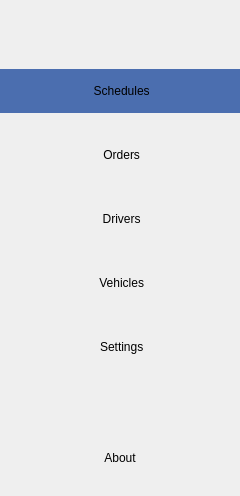
<?xml version="1.0" encoding="UTF-8"?>
<ui version="4.0">
 <class>IndexWidget</class>
 <widget class="QWidget" name="IndexWidget">
  <property name="minimumSize">
   <size>
    <width>240</width>
    <height>0</height>
   </size>
  </property>
  <property name="windowTitle">
   <string>IndexWidget</string>
  </property>
  <layout class="QVBoxLayout" name="indexWidgetLayout">
   <property name="spacing">
    <number>20</number>
   </property>
   <property name="leftMargin">
    <number>0</number>
   </property>
   <property name="rightMargin">
    <number>0</number>
   </property>
   <item>
    <spacer name="vspacer1">
     <property name="orientation">
      <enum>Qt::Vertical</enum>
     </property>
     <property name="sizeType">
      <enum>QSizePolicy::Fixed</enum>
     </property>
     <property name="sizeHint" stdset="0">
      <size>
       <width>195</width>
       <height>7</height>
      </size>
     </property>
    </spacer>
   </item>
   <item alignment="Qt::AlignHCenter|Qt::AlignVCenter">
    <widget class="QLabel" name="logoLabel">
     <property name="text">
      <string/>
     </property>
     <property name="pixmap">
      <pixmap>../Icons/RRTFLogo.png</pixmap>
     </property>
    </widget>
   </item>
   <item>
    <spacer name="vspacer2">
     <property name="orientation">
      <enum>Qt::Vertical</enum>
     </property>
     <property name="sizeType">
      <enum>QSizePolicy::Fixed</enum>
     </property>
     <property name="sizeHint" stdset="0">
      <size>
       <width>195</width>
       <height>17</height>
      </size>
     </property>
    </spacer>
   </item>
   <item>
    <widget class="QPushButton" name="schedulesButton">
     <property name="minimumSize">
      <size>
       <width>0</width>
       <height>44</height>
      </size>
     </property>
     <property name="font">
      <font>
       <family>Segoe UI</family>
       <pointsize>9</pointsize>
      </font>
     </property>
     <property name="styleSheet">
      <string notr="true">QPushButton {
	color: rgb(0, 0, 0);
	border: none;
}

QPushButton::checked {
	background-color:rgb(75, 110, 175);
}</string>
     </property>
     <property name="text">
      <string> Schedules</string>
     </property>
     <property name="icon">
      <iconset>
       <normaloff>D:/jacbo/Downloads/calendar.png</normaloff>D:/jacbo/Downloads/calendar.png</iconset>
     </property>
     <property name="checkable">
      <bool>true</bool>
     </property>
     <property name="checked">
      <bool>true</bool>
     </property>
     <property name="autoExclusive">
      <bool>true</bool>
     </property>
    </widget>
   </item>
   <item>
    <widget class="QPushButton" name="ordersButton">
     <property name="minimumSize">
      <size>
       <width>0</width>
       <height>44</height>
      </size>
     </property>
     <property name="font">
      <font>
       <family>Segoe UI</family>
       <pointsize>9</pointsize>
      </font>
     </property>
     <property name="styleSheet">
      <string notr="true">QPushButton {
	color: rgb(0, 0, 0);
	border: none;
}

QPushButton::checked {
	background-color:rgb(75, 110, 175);
}</string>
     </property>
     <property name="text">
      <string> Orders</string>
     </property>
     <property name="icon">
      <iconset>
       <normaloff>D:/jacbo/Downloads/clipboard.png</normaloff>D:/jacbo/Downloads/clipboard.png</iconset>
     </property>
     <property name="iconSize">
      <size>
       <width>23</width>
       <height>23</height>
      </size>
     </property>
     <property name="checkable">
      <bool>true</bool>
     </property>
     <property name="autoExclusive">
      <bool>true</bool>
     </property>
    </widget>
   </item>
   <item>
    <widget class="QPushButton" name="driversButton">
     <property name="minimumSize">
      <size>
       <width>0</width>
       <height>44</height>
      </size>
     </property>
     <property name="font">
      <font>
       <family>Segoe UI</family>
       <pointsize>9</pointsize>
      </font>
     </property>
     <property name="styleSheet">
      <string notr="true">QPushButton {
	color: rgb(0, 0, 0);
	border: none;
}

QPushButton::checked {
	background-color:rgb(75, 110, 175);
}</string>
     </property>
     <property name="text">
      <string> Drivers</string>
     </property>
     <property name="icon">
      <iconset>
       <normaloff>D:/jacbo/Downloads/driver.png</normaloff>D:/jacbo/Downloads/driver.png</iconset>
     </property>
     <property name="iconSize">
      <size>
       <width>21</width>
       <height>21</height>
      </size>
     </property>
     <property name="checkable">
      <bool>true</bool>
     </property>
     <property name="autoExclusive">
      <bool>true</bool>
     </property>
    </widget>
   </item>
   <item>
    <widget class="QPushButton" name="vehiclesButton">
     <property name="minimumSize">
      <size>
       <width>0</width>
       <height>44</height>
      </size>
     </property>
     <property name="font">
      <font>
       <family>Segoe UI</family>
       <pointsize>9</pointsize>
      </font>
     </property>
     <property name="styleSheet">
      <string notr="true">QPushButton {
	color: rgb(0, 0, 0);
	border: none;
}

QPushButton::checked {
	background-color:rgb(75, 110, 175);
}</string>
     </property>
     <property name="text">
      <string> Vehicles</string>
     </property>
     <property name="icon">
      <iconset>
       <normaloff>D:/jacbo/Downloads/vehicle.png</normaloff>D:/jacbo/Downloads/vehicle.png</iconset>
     </property>
     <property name="iconSize">
      <size>
       <width>30</width>
       <height>30</height>
      </size>
     </property>
     <property name="checkable">
      <bool>true</bool>
     </property>
     <property name="autoExclusive">
      <bool>true</bool>
     </property>
    </widget>
   </item>
   <item>
    <widget class="QPushButton" name="settingsButton">
     <property name="minimumSize">
      <size>
       <width>0</width>
       <height>44</height>
      </size>
     </property>
     <property name="font">
      <font>
       <family>Segoe UI</family>
       <pointsize>9</pointsize>
      </font>
     </property>
     <property name="styleSheet">
      <string notr="true">QPushButton {
	color: rgb(0, 0, 0);
	border: none;
}

QPushButton::checked {
	background-color:rgb(75, 110, 175);
}</string>
     </property>
     <property name="text">
      <string> Settings</string>
     </property>
     <property name="icon">
      <iconset>
       <normaloff>D:/jacbo/Downloads/settings.png</normaloff>D:/jacbo/Downloads/settings.png</iconset>
     </property>
     <property name="checkable">
      <bool>true</bool>
     </property>
     <property name="autoExclusive">
      <bool>true</bool>
     </property>
    </widget>
   </item>
   <item>
    <spacer name="vspacer3">
     <property name="orientation">
      <enum>Qt::Vertical</enum>
     </property>
     <property name="sizeHint" stdset="0">
      <size>
       <width>195</width>
       <height>47</height>
      </size>
     </property>
    </spacer>
   </item>
   <item>
    <widget class="QPushButton" name="aboutButton">
     <property name="minimumSize">
      <size>
       <width>0</width>
       <height>44</height>
      </size>
     </property>
     <property name="font">
      <font>
       <family>Segoe UI</family>
       <pointsize>9</pointsize>
      </font>
     </property>
     <property name="styleSheet">
      <string notr="true">QPushButton {
	color: rgb(0, 0, 0);
	border: none;
}

QPushButton::checked {
	background-color:rgb(75, 110, 175);
}</string>
     </property>
     <property name="text">
      <string>About</string>
     </property>
     <property name="icon">
      <iconset>
       <normaloff>D:/jacbo/Downloads/questionMark.png</normaloff>D:/jacbo/Downloads/questionMark.png</iconset>
     </property>
     <property name="iconSize">
      <size>
       <width>18</width>
       <height>18</height>
      </size>
     </property>
     <property name="checkable">
      <bool>true</bool>
     </property>
     <property name="autoExclusive">
      <bool>true</bool>
     </property>
    </widget>
   </item>
   <item>
    <spacer name="vspacer4">
     <property name="orientation">
      <enum>Qt::Vertical</enum>
     </property>
     <property name="sizeType">
      <enum>QSizePolicy::Fixed</enum>
     </property>
     <property name="sizeHint" stdset="0">
      <size>
       <width>195</width>
       <height>5</height>
      </size>
     </property>
    </spacer>
   </item>
   <item>
    <spacer name="vspacer5">
     <property name="orientation">
      <enum>Qt::Vertical</enum>
     </property>
     <property name="sizeType">
      <enum>QSizePolicy::Fixed</enum>
     </property>
     <property name="sizeHint" stdset="0">
      <size>
       <width>20</width>
       <height>0</height>
      </size>
     </property>
    </spacer>
   </item>
  </layout>
 </widget>
 <resources/>
 <connections/>
</ui>
